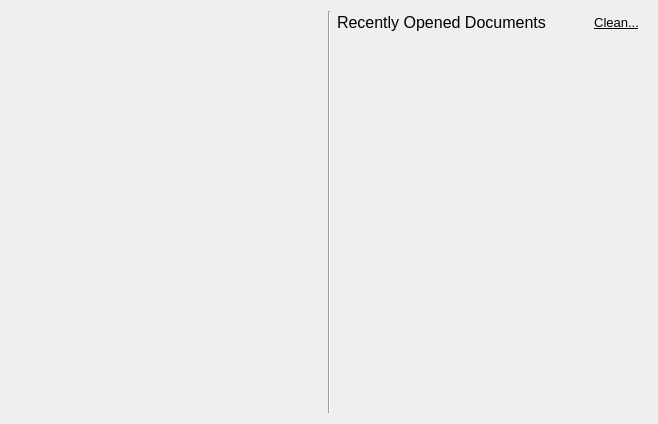
<?xml version="1.0" encoding="UTF-8"?>
<ui version="4.0">
 <class>CStartPage</class>
 <widget class="QWidget" name="CStartPage">
  <property name="geometry">
   <rect>
    <x>0</x>
    <y>0</y>
    <width>658</width>
    <height>424</height>
   </rect>
  </property>
  <property name="windowTitle">
   <string>Start Page</string>
  </property>
  <layout class="QHBoxLayout" name="horizontalLayout_2" stretch="1,0,1">
   <item>
    <layout class="QVBoxLayout" name="verticalLayout_3">
     <item>
      <widget class="QWidget" name="LeftWidget" native="true">
       <property name="minimumSize">
        <size>
         <width>0</width>
         <height>100</height>
        </size>
       </property>
       <layout class="QVBoxLayout" name="verticalLayout">
        <property name="leftMargin">
         <number>0</number>
        </property>
        <property name="topMargin">
         <number>0</number>
        </property>
        <property name="rightMargin">
         <number>0</number>
        </property>
        <property name="bottomMargin">
         <number>0</number>
        </property>
       </layout>
      </widget>
     </item>
     <item>
      <spacer name="verticalSpacer">
       <property name="orientation">
        <enum>Qt::Vertical</enum>
       </property>
       <property name="sizeHint" stdset="0">
        <size>
         <width>20</width>
         <height>40</height>
        </size>
       </property>
      </spacer>
     </item>
    </layout>
   </item>
   <item>
    <widget class="Line" name="line">
     <property name="orientation">
      <enum>Qt::Vertical</enum>
     </property>
    </widget>
   </item>
   <item>
    <layout class="QVBoxLayout" name="verticalLayout_4">
     <item>
      <layout class="QHBoxLayout" name="horizontalLayout">
       <item>
        <widget class="QLabel" name="label">
         <property name="font">
          <font>
           <family>Segoe UI</family>
           <pointsize>12</pointsize>
          </font>
         </property>
         <property name="text">
          <string>Recently Opened Documents</string>
         </property>
        </widget>
       </item>
       <item>
        <widget class="QToolButton" name="CleanRecentButton">
         <property name="font">
          <font>
           <pointsize>10</pointsize>
           <underline>true</underline>
          </font>
         </property>
         <property name="toolTip">
          <string>Clear the list</string>
         </property>
         <property name="text">
          <string>Clean...</string>
         </property>
         <property name="icon">
          <iconset resource="../commonui/commonui.qrc">
           <normaloff>:/Icons/Delete</normaloff>:/Icons/Delete</iconset>
         </property>
         <property name="toolButtonStyle">
          <enum>Qt::ToolButtonTextBesideIcon</enum>
         </property>
         <property name="autoRaise">
          <bool>true</bool>
         </property>
        </widget>
       </item>
      </layout>
     </item>
     <item>
      <spacer name="verticalSpacer_2">
       <property name="orientation">
        <enum>Qt::Vertical</enum>
       </property>
       <property name="sizeType">
        <enum>QSizePolicy::Fixed</enum>
       </property>
       <property name="sizeHint" stdset="0">
        <size>
         <width>20</width>
         <height>20</height>
        </size>
       </property>
      </spacer>
     </item>
     <item>
      <widget class="QScrollArea" name="scrollArea">
       <property name="layoutDirection">
        <enum>Qt::LeftToRight</enum>
       </property>
       <property name="frameShape">
        <enum>QFrame::NoFrame</enum>
       </property>
       <property name="sizeAdjustPolicy">
        <enum>QAbstractScrollArea::AdjustToContents</enum>
       </property>
       <property name="widgetResizable">
        <bool>true</bool>
       </property>
       <widget class="QWidget" name="scrollAreaWidgetContents">
        <property name="geometry">
         <rect>
          <x>0</x>
          <y>0</y>
          <width>310</width>
          <height>348</height>
         </rect>
        </property>
        <layout class="QVBoxLayout" name="verticalLayout_5">
         <property name="leftMargin">
          <number>0</number>
         </property>
         <property name="topMargin">
          <number>0</number>
         </property>
         <property name="rightMargin">
          <number>0</number>
         </property>
         <property name="bottomMargin">
          <number>0</number>
         </property>
         <item>
          <widget class="QWidget" name="RightWidget" native="true">
           <property name="minimumSize">
            <size>
             <width>0</width>
             <height>100</height>
            </size>
           </property>
           <layout class="QVBoxLayout" name="verticalLayout_2">
            <property name="sizeConstraint">
             <enum>QLayout::SetDefaultConstraint</enum>
            </property>
            <property name="leftMargin">
             <number>0</number>
            </property>
            <property name="topMargin">
             <number>0</number>
            </property>
            <property name="rightMargin">
             <number>0</number>
            </property>
            <property name="bottomMargin">
             <number>0</number>
            </property>
           </layout>
          </widget>
         </item>
        </layout>
       </widget>
      </widget>
     </item>
    </layout>
   </item>
  </layout>
 </widget>
 <layoutdefault spacing="6" margin="11"/>
 <resources>
  <include location="../commonui/commonui.qrc"/>
 </resources>
 <connections/>
</ui>
